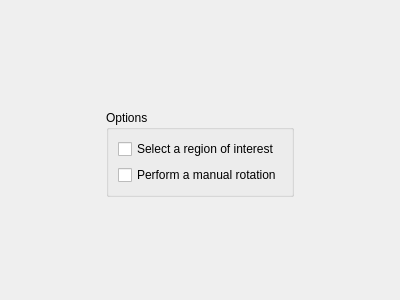
<ui version="4.0" >
 <class>Form</class>
 <widget class="QWidget" name="Form" >
  <property name="geometry" >
   <rect>
    <x>0</x>
    <y>0</y>
    <width>400</width>
    <height>300</height>
   </rect>
  </property>
  <property name="windowTitle" >
   <string>Form</string>
  </property>
  <layout class="QGridLayout" name="gridLayout" >
   <item row="0" column="1" >
    <spacer name="verticalSpacer" >
     <property name="orientation" >
      <enum>Qt::Vertical</enum>
     </property>
     <property name="sizeHint" stdset="0" >
      <size>
       <width>20</width>
       <height>76</height>
      </size>
     </property>
    </spacer>
   </item>
   <item row="1" column="0" >
    <spacer name="horizontalSpacer" >
     <property name="orientation" >
      <enum>Qt::Horizontal</enum>
     </property>
     <property name="sizeHint" stdset="0" >
      <size>
       <width>83</width>
       <height>20</height>
      </size>
     </property>
    </spacer>
   </item>
   <item row="1" column="1" colspan="2" >
    <layout class="QVBoxLayout" name="verticalLayout" >
     <item>
      <widget class="scribo::demo::shared::browse_widget" native="1" name="widget" />
     </item>
     <item>
      <widget class="QGroupBox" name="groupBox" >
       <property name="title" >
        <string>Options</string>
       </property>
       <layout class="QVBoxLayout" name="verticalLayout_2" >
        <item>
         <widget class="QCheckBox" name="checkBox" >
          <property name="text" >
           <string>Select a region of interest</string>
          </property>
         </widget>
        </item>
        <item>
         <widget class="QCheckBox" name="checkBox_2" >
          <property name="text" >
           <string>Perform a manual rotation</string>
          </property>
         </widget>
        </item>
       </layout>
      </widget>
     </item>
    </layout>
   </item>
   <item row="1" column="3" >
    <spacer name="horizontalSpacer_2" >
     <property name="orientation" >
      <enum>Qt::Horizontal</enum>
     </property>
     <property name="sizeHint" stdset="0" >
      <size>
       <width>83</width>
       <height>20</height>
      </size>
     </property>
    </spacer>
   </item>
   <item row="2" column="1" >
    <spacer name="verticalSpacer_2" >
     <property name="orientation" >
      <enum>Qt::Vertical</enum>
     </property>
     <property name="sizeHint" stdset="0" >
      <size>
       <width>20</width>
       <height>76</height>
      </size>
     </property>
    </spacer>
   </item>
  </layout>
 </widget>
 <customwidgets>
  <customwidget>
   <class>scribo::demo::shared::browse_widget</class>
   <extends>QWidget</extends>
   <header location="global" >shared/src/browse_widget.hh</header>
   <container>1</container>
  </customwidget>
 </customwidgets>
 <resources/>
 <connections/>
</ui>
